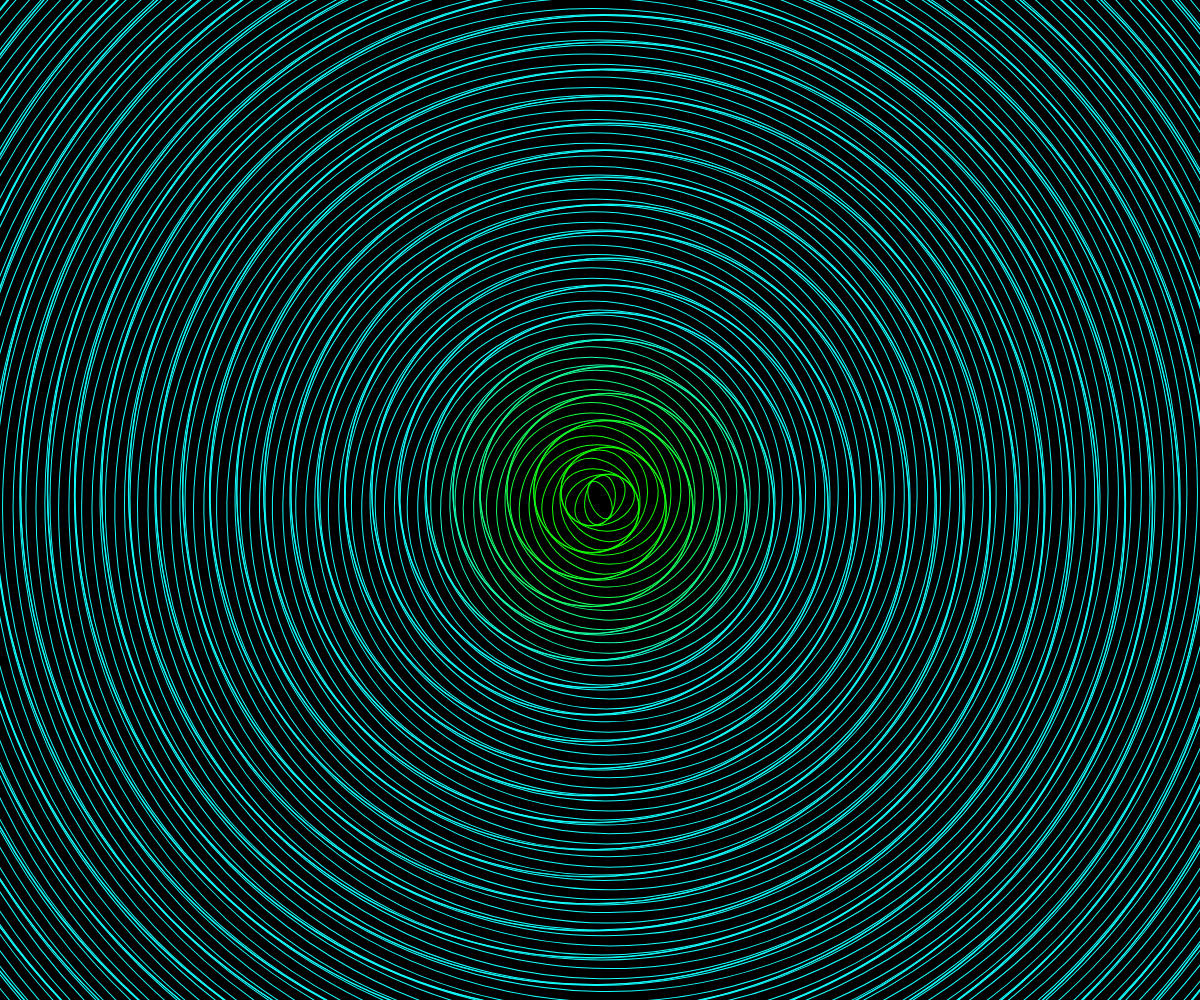
Frame 1 (no input)
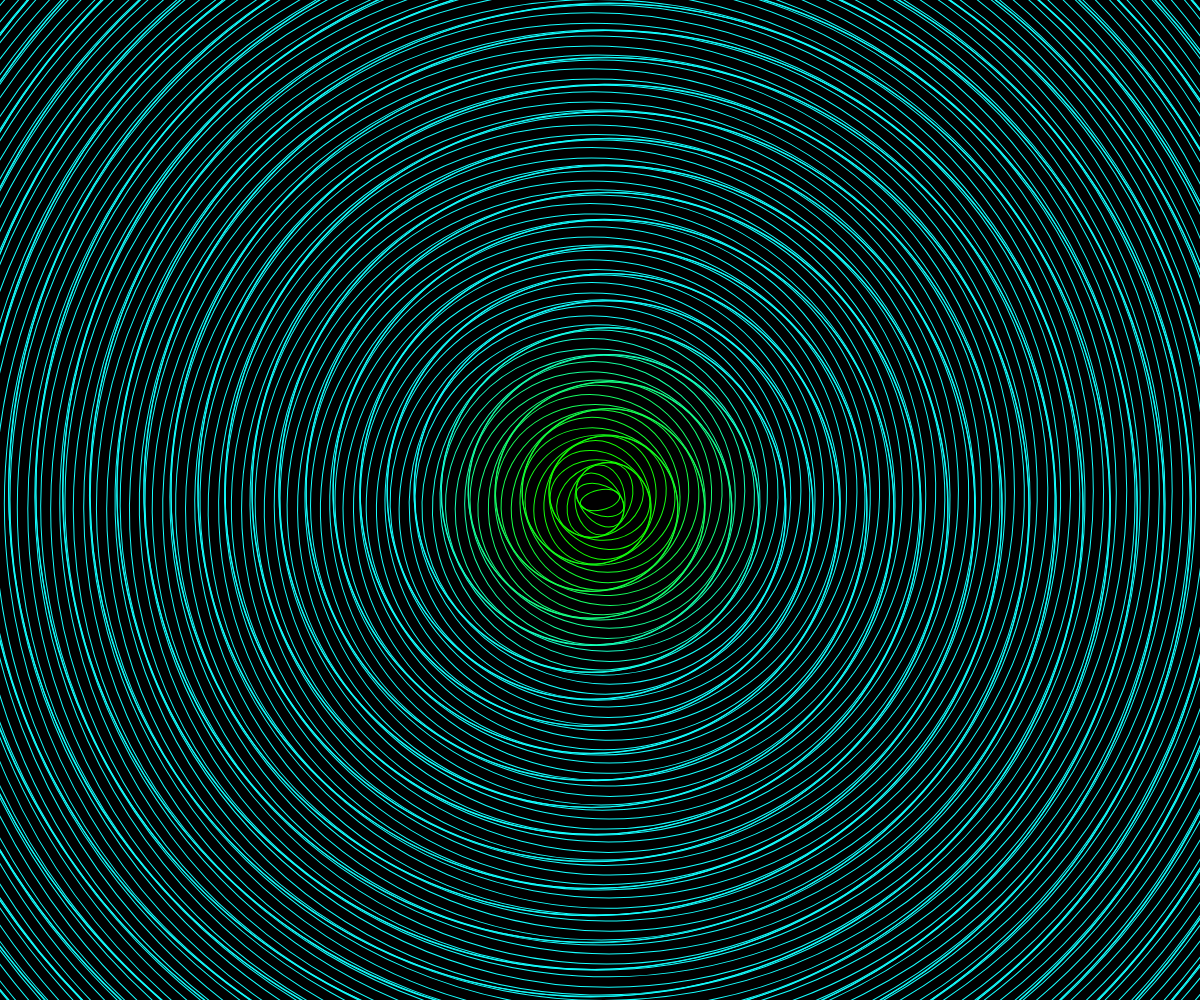
Frame 60 (no input)
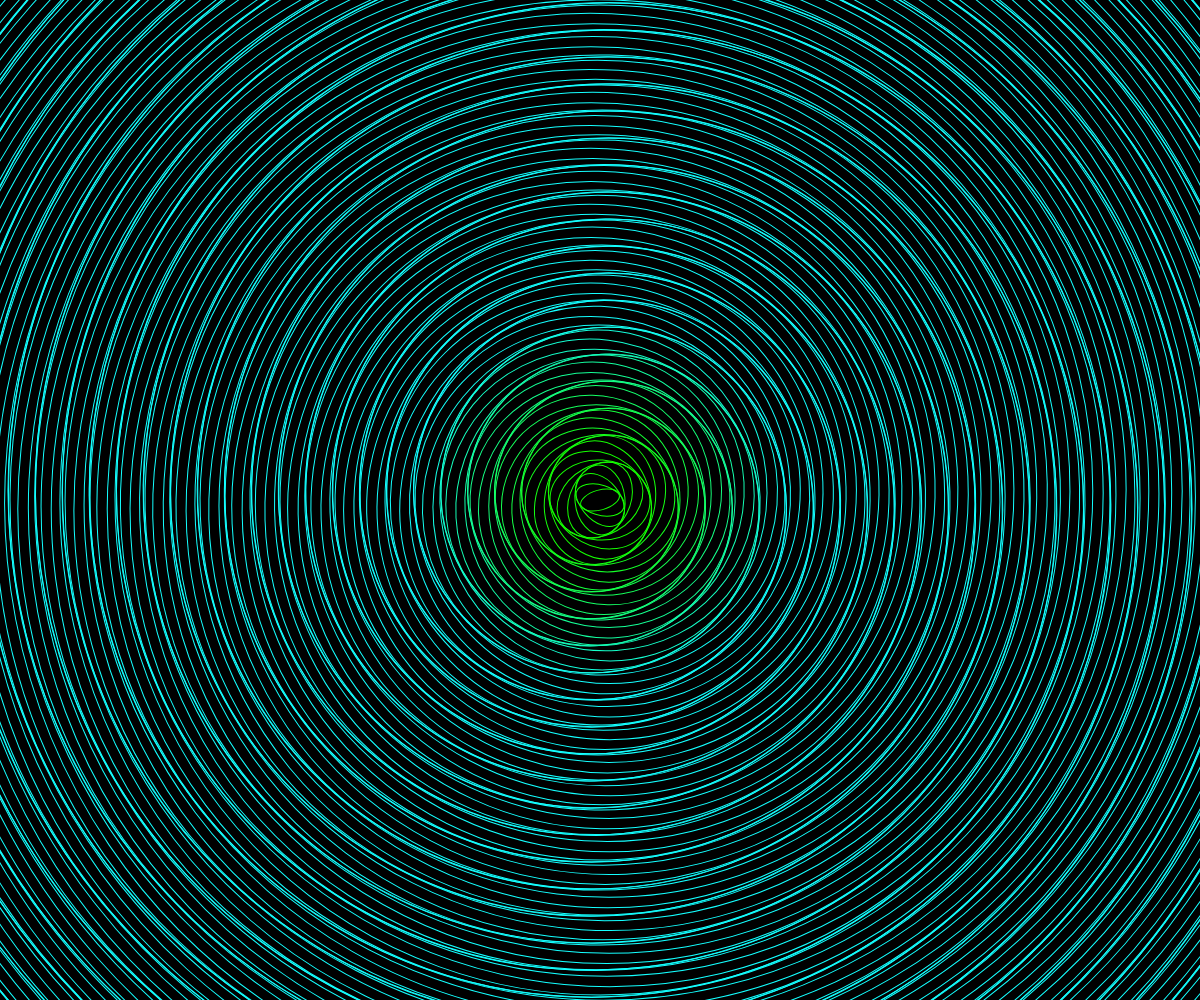
Frame 120 (the mouse pressed at the canvas centre since frame 60)

The p5.js sketch that drew these frames (run headless with seeded random() and noise() and a simulated clock; from frame 60 on, the mouse is pressed at the canvas centre):

// p5.js sketch
// ── sketch.js
// Project Title
// Oluwaferanmi Akinremi
// October 13th, 2023.
//
// Extra for Experts:
// - describe what you did to take this project "above and beyond"

let ellipseArray = []; // array for the ellipse
let angle = 0;

function setup() {
  createCanvas(windowWidth, windowHeight);
  let theEllipse = spawnEllipse();
  ellipseArray.push(theEllipse);
}

function draw() {
  background("black");
  displayEllipse();
}

// function to make the ellipse
function spawnEllipse(){ 
  let theEllipse = {
    x: width/2,
    y: height/2,
    radius: 10,
  };
  return theEllipse;
}

// function to diplay ellipse
function displayEllipse(){
  for(let i = 0;i < ellipseArray.length;i++){
    let theEllipse = ellipseArray[i];
    noFill();
    ellipse(theEllipse.x, theEllipse.y, theEllipse.radius/2);
  }

  // for loop to make the illusion according to the windowsize
  for(let i = 20; i < windowWidth+windowHeight; i += 10){
    push();
    translate(width/2, height/2);
    rotate(i + angle * 2);
    noFill();
    stroke(20, i*100, i-100);
    ellipse(0, 0, i+20, i);
    pop();
    angle += 0.003;
  }
}
